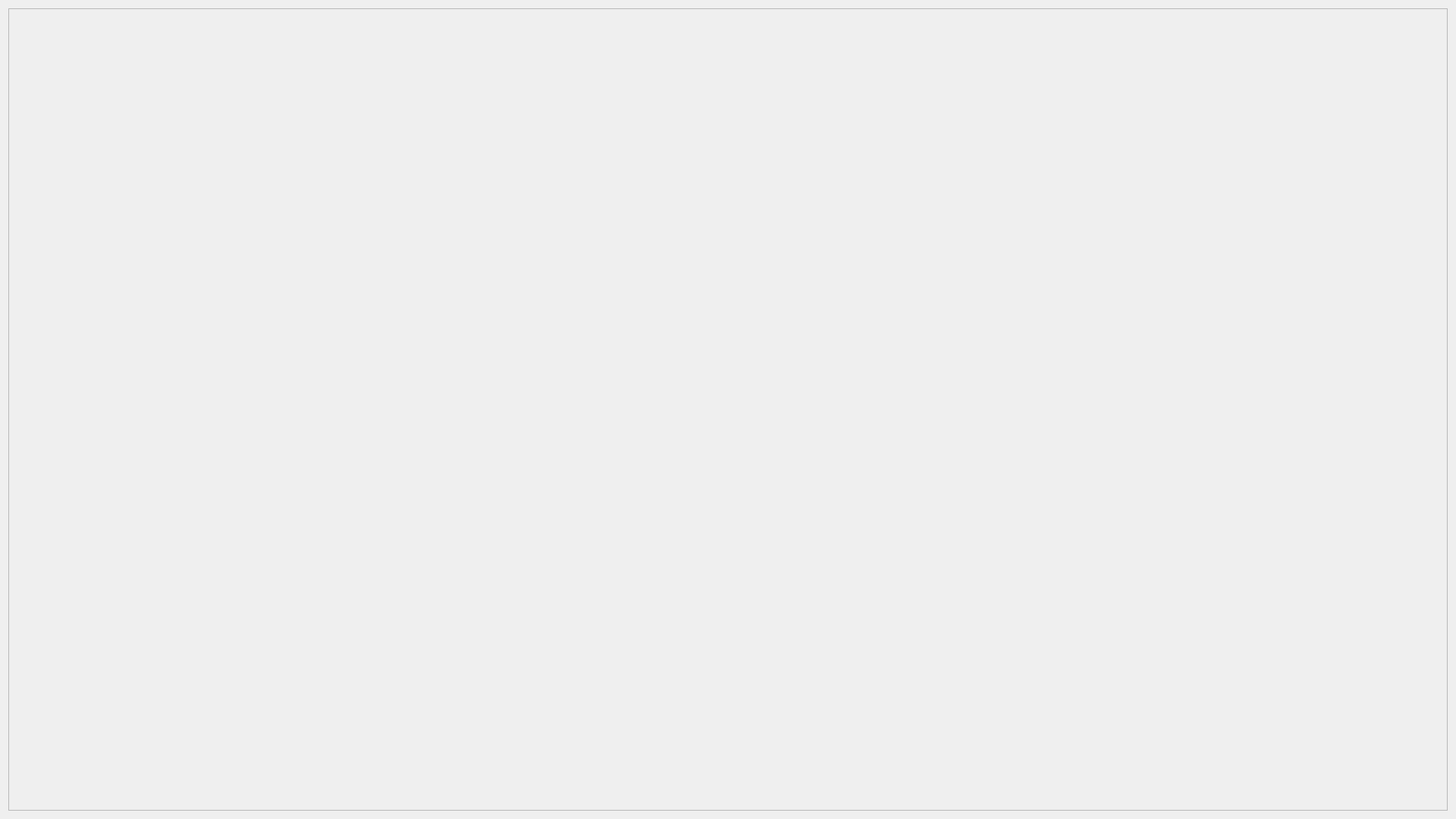
<?xml version="1.0" encoding="UTF-8"?>
<ui version="4.0">
 <class>AnalyticForGysto</class>
 <widget class="QDialog" name="AnalyticForGysto">
  <property name="geometry">
   <rect>
    <x>0</x>
    <y>0</y>
    <width>1920</width>
    <height>1080</height>
   </rect>
  </property>
  <property name="windowTitle">
   <string>Dialog</string>
  </property>
  <layout class="QGridLayout" name="gridLayout">
   <item row="0" column="0">
    <widget class="QScrollArea" name="scrollArea">
     <property name="widgetResizable">
      <bool>true</bool>
     </property>
     <widget class="QWidget" name="scrollAreaWidgetContents">
      <property name="geometry">
       <rect>
        <x>0</x>
        <y>0</y>
        <width>1900</width>
        <height>1060</height>
       </rect>
      </property>
     </widget>
    </widget>
   </item>
  </layout>
 </widget>
 <resources/>
 <connections/>
</ui>
